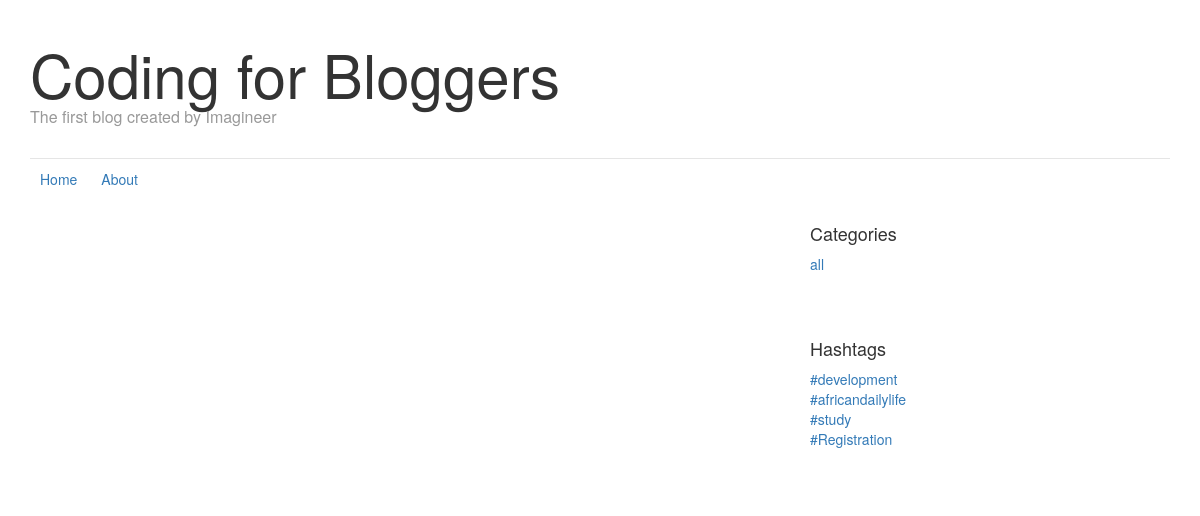
/?hashtag=africandailylife, run on the app's committed database.
### feed/models.py (models this page shows)
class HashTag(models.Model):
    name = models.CharField(max_length=50)
    def __str__(self):
        return self.name

### feed/views.py (the view)
# urls.py: url(r'^$', views.index, name='index'),
def index(request):
    article_list = Article.objects.all()
    hashtag_list = HashTag.objects.all()
    category = request.GET.get("category")
    hashtag = request.GET.get("hashtag")
    if not category and not hashtag:
        article_list = Article.objects.all()
    elif category:
        article_list = Article.objects.filter(category=category)
    else:
        article_list = Article.objects.filter(hashtag__name=hashtag)
    category_list = set([
        (article.category, article.get_category_display())
        for article in article_list
    ])
    ctx = {
        "article_list" : article_list,
        "hashtag_list" : hashtag_list,
        "category_list" : category_list,
    }
    return render(request, "index.html", ctx)

### Templates/index.html (shortened to what this page needs)
{% extends "base.html" %}
{% block body %}
<div class = "container">
  <header class="blog-header">
          <h1 class="blog-title">Coding for Bloggers</h1>
          <p class="lead blog-description">The first blog created by Imagineer</p>
  </header>
</div>
{% include "navbar.html" %}
<div class = "container">
  <div class="row">
        <div class="col-md-8 blog-main">
        </div>
        <aside class="col-md-4 blog-sidebar">
          <div class="sidebar-module">
            <h4>Categories</h4>
            <ol class="list-unstyled">
              <li><a href="/">all</a></li>
            </ol>
          </div>
          <div class="sidebar-module">
            <h4>Hashtags</h4>
            <ol class="list-unstyled">
              {% for hashtag in hashtag_list %}
              <li><a href="/?hashtag={{hashtag.name}}"">#{{hashtag}}</a></li>
              {% endfor %}
            </ol>
          </div>
        </aside>
  </div>
</div>
{% endblock %}

### Static/css/base.css (style rules this page uses)
.blog-header { line-height: 1; border-bottom: 1px solid #e5e5e5; padding-bottom: 1rem!important; padding-top: 1rem!important; display: block; box-sizing: border-box; }
.blog-title { margin-top: 30px; margin-bottom: 0; font-size: 60px; font-weight: normal; }
.blog-description { font-size: 20px; color: #999; }
.lead { margin-bottom: 20px; font-size: 16px; font-weight: 300; line-height: 1.4; }
.sidebar-module { padding: 15px; margin: 0 -15px 15px; }
.list-unstyled { padding-left: 0; list-style: none; }

### data on the page
HashTag: name "development"
HashTag: name "africandailylife"
HashTag: name "study"
HashTag: name "Registration"
